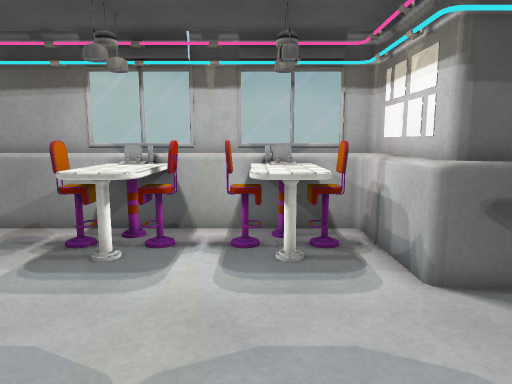
view 1 (above)

18 first-person views from a walk through a 3-D level made in the Unity game engine. The camera is 1.4 m above the floor, tilts 8° down and sees 70° across. The floor is counted in squares, 0.5 m on a side. Each view is taken from the middle of a square. On the plan, view 1 faces up. The plan holds only what a view shows up to about 20 squares ahead; the rest is blank. Some surface patterns are stand-ins.

view 2
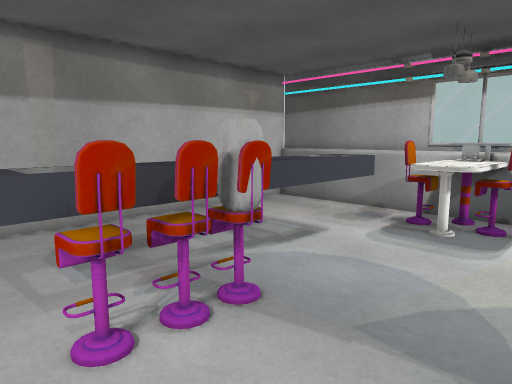

view 3
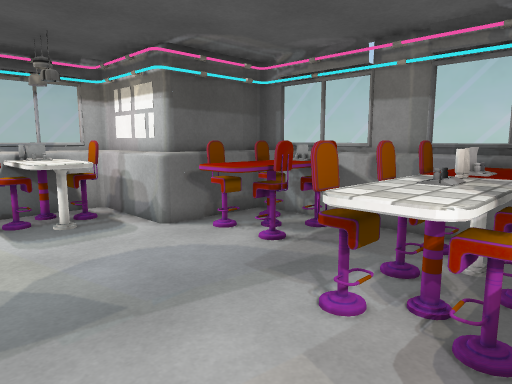

view 4
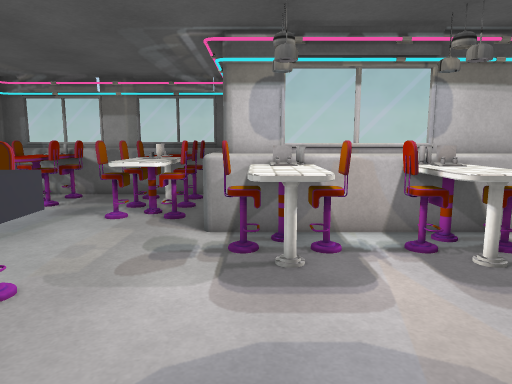

view 5
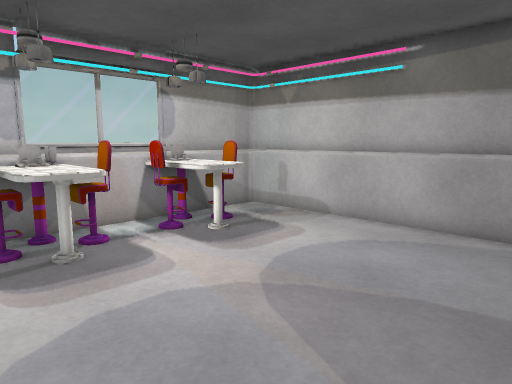

view 6
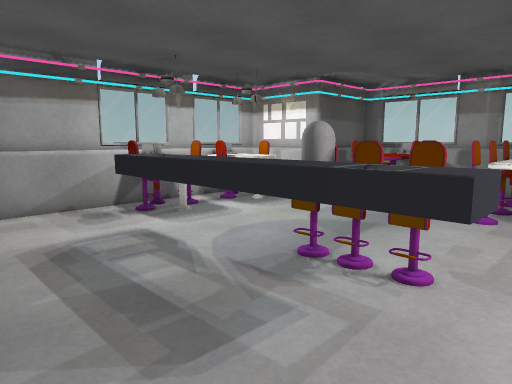

view 7
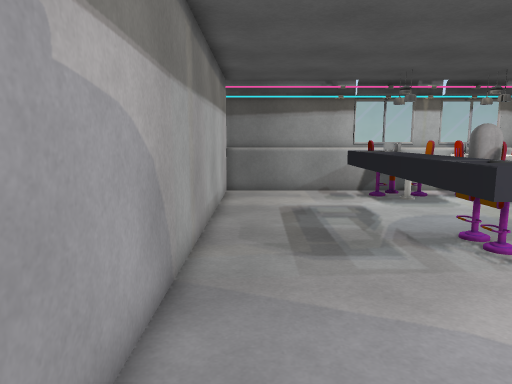

view 8
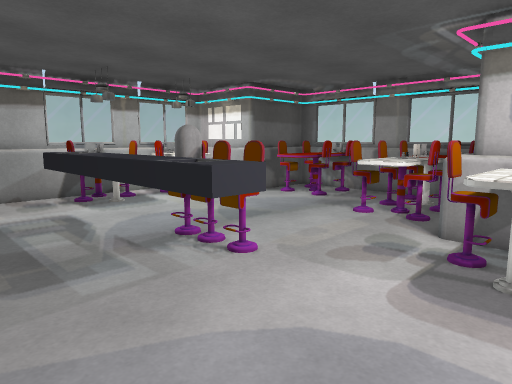

view 9
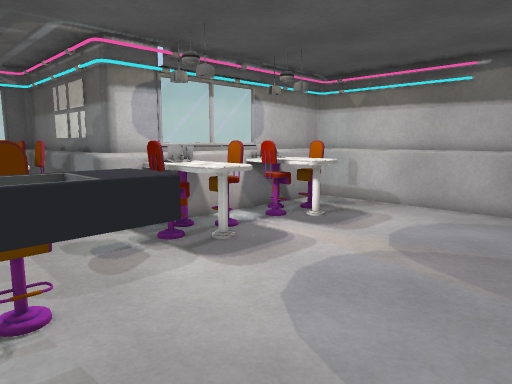

view 10
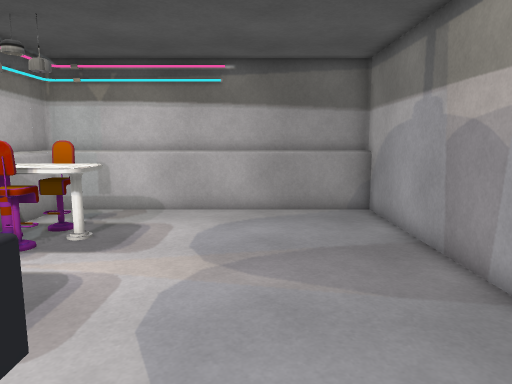

view 11
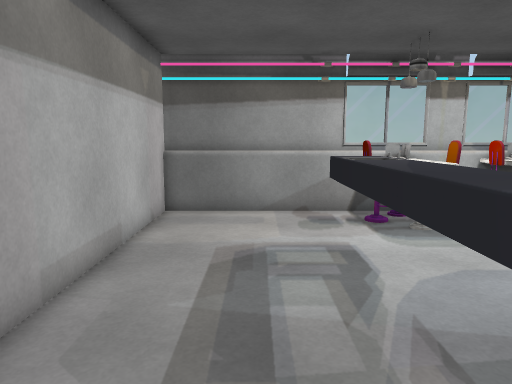

view 12
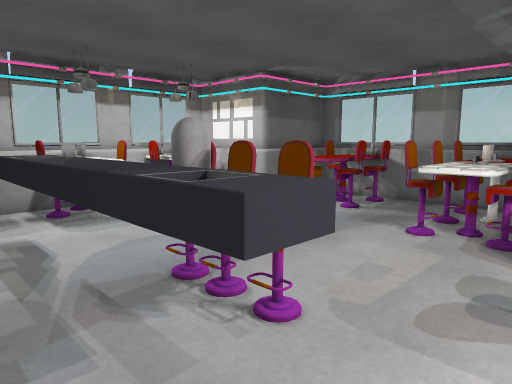

view 13
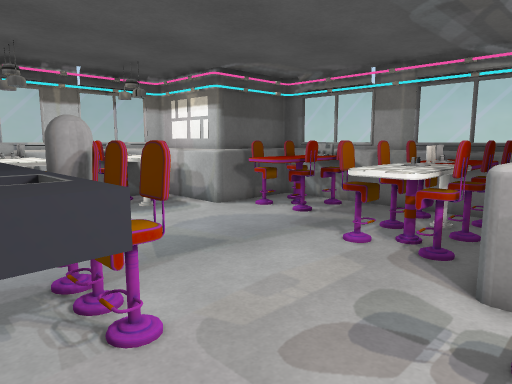

view 14
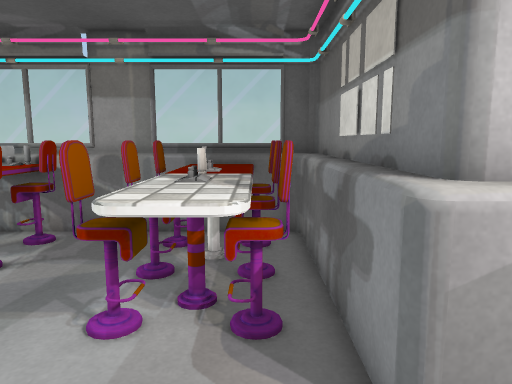

view 15
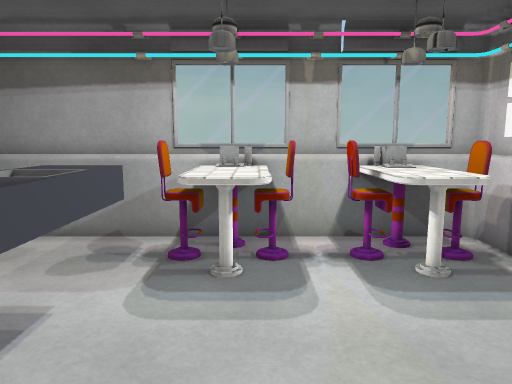

view 16
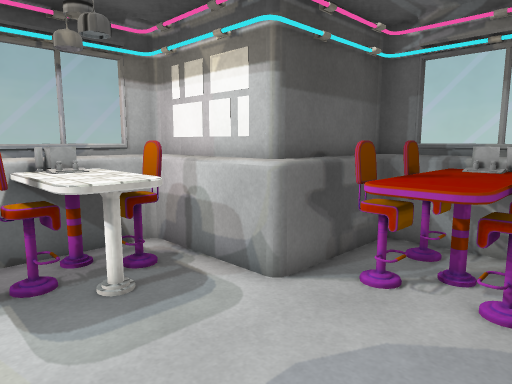

view 17
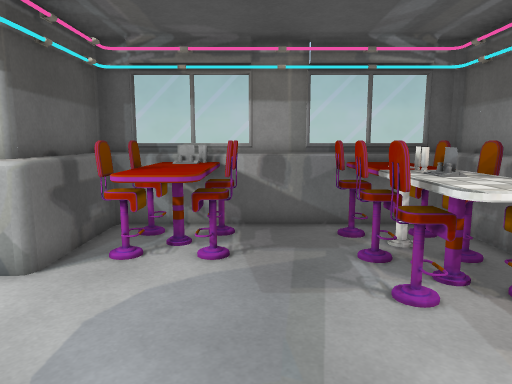

view 18
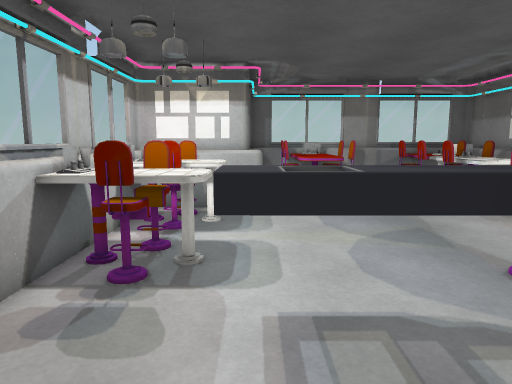

### Floor plan
Points are (right, up) in squares from view 1. A wall is a line through its corners. A room is listed if a view was taken in it or the views show most of it. See-through windows are left out.
Room 1 (views 1, 2, 3, 4, 5, 6, 7, 8, 9, 10, 11, 12, 13, 14, 15, 16, 17, 18)
walls: (0.2, -4.4) (8.1, -4.4) (8.1, 6.7) (3.5, 6.7); (3.3, 7) (3.3, 11.5) (-12.7, 11.5); (8.7, -5) (8.7, 7.3) (3.9, 7.3); (3.6, 12.1) (-12.9, 12.1); (-12.7, 11.8) (-12.7, -16.4) (0.4, -16.4); (0.6, -16.1) (0.6, -5.2); (-12.8, -15.8) (0, -15.8) (0, -4.6)
objects: other object (-7, -3) to (-5, 8); other object (-5, -2) to (-4, 0); grey capsule (-5, 1) to (-4, 2); other object (-5, 8) to (-2, 11); other object (-3, -13) to (-1, -10); other object (-3, -8) to (-1, -5); other object (-3, 11); other object (-1, -7); other object (-1, 8) to (2, 11); other object (0, 11); other object (1, -3) to (8, 0); other object (1, 11); other object (3, 3) to (7, 6); other object (4, -2); other object (5, -2)

Positions as (right, up) in squares from view 1, and headings:
1: (0, 0), facing up
2: (0, -3), facing up-left
3: (-3, -4), facing up-right
4: (-11, -6), facing right
5: (-12, -4), facing down-right
6: (-12, -4), facing up-right
7: (-11, -9), facing up
8: (-11, -8), facing up-right
9: (-11, 0), facing down-right
10: (-8, -1), facing down
11: (-9, -3), facing up
12: (-9, -5), facing up-right
13: (-7, -6), facing up-right
14: (-3, -3), facing right
15: (-3, 1), facing up
16: (-2, 2), facing up-right
17: (-4, 2), facing right
18: (-12, 7), facing right
